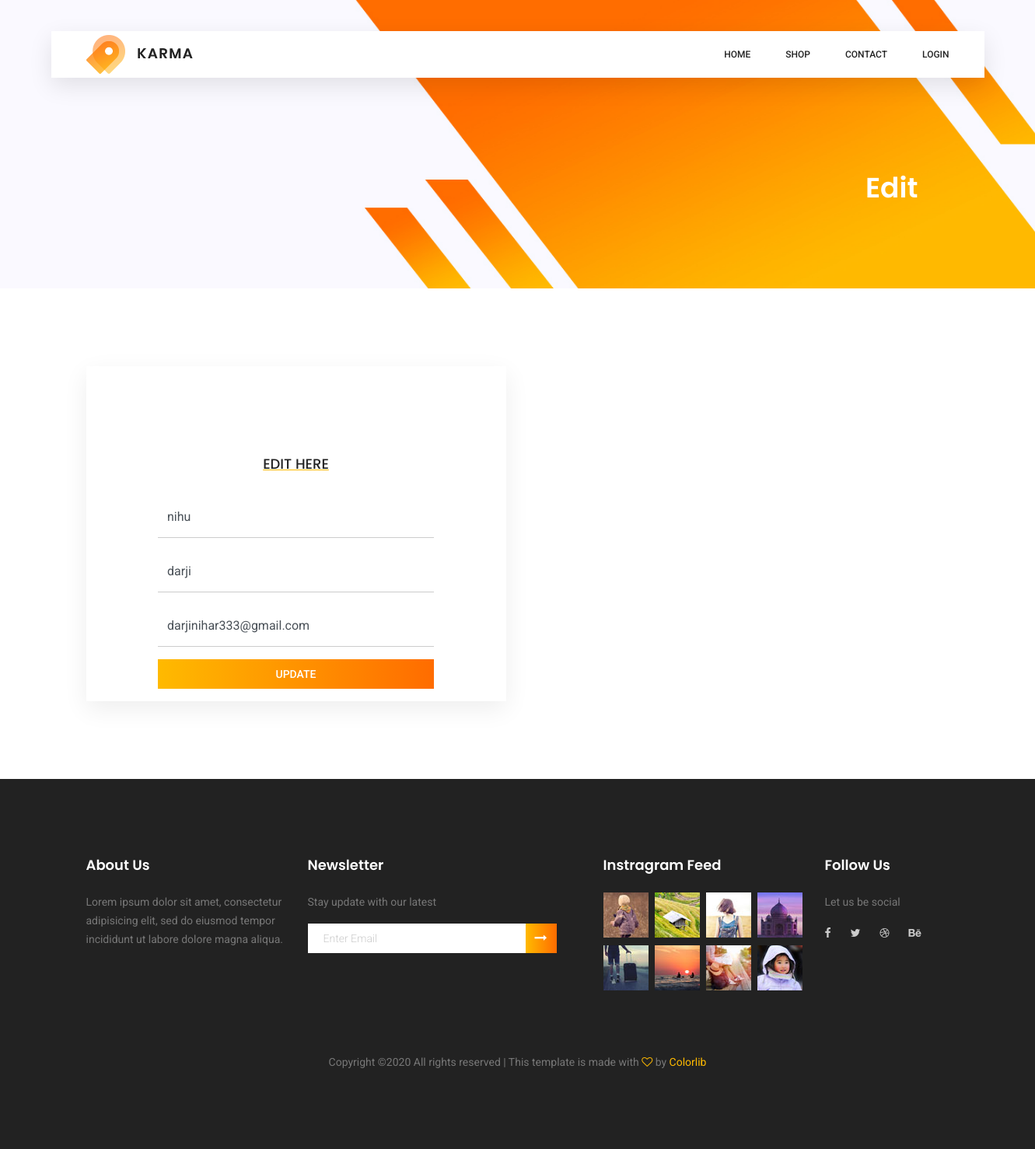
Screenshot of /edit/1 with the database file from the repository.
### karma/models.py (models this page shows)
class Profile(models.Model):
    user=models.ForeignKey(User,on_delete=models.CASCADE)
    mobile_no = models.CharField(max_length=12,null=True)
    alternate_mobile_number = models.CharField(max_length=12,null=True)
    addresses=models.ManyToManyField(Addresses)

### karma/views.py (the view)
# urls.py: path("edit/<str:id>", views.edit, name="edit"),
def edit(request,id):
    profile=Profile.objects.get(id=id)
    address=Addresses.objects.get(id=profile.id)
    return render(request,'edit.html',{'profile':profile,'address':address})

### templates/edit.html (shortened to what this page needs)
{% load static %}
<!DOCTYPE html>
<html lang="zxx" class="no-js">
<head>
	<link rel="stylesheet" href="{% static 'css/linearicons.css' %}">
	<link rel="stylesheet" href="{% static 'css/owl.carousel.css' %}">
	<link rel="stylesheet" href="{% static 'css/themify-icons.css' %}">
	<link rel="stylesheet" href="{% static 'css/font-awesome.min.css' %}">
	<link rel="stylesheet" href="{% static 'css/nice-select.css' %}">
	<link rel="stylesheet" href="{% static 'css/nouislider.min.css' %}">
	<link rel="stylesheet" href="{% static 'css/bootstrap.css' %}">
	<link rel="stylesheet" href="{% static 'css/main.css' %}">
</head>
<body>
	<header class="header_area sticky-header">
		<div class="main_menu">
			<nav class="navbar navbar-expand-lg navbar-light main_box">
				<div class="container">
					<a class="navbar-brand logo_h" href="/"><img src="{% static 'img/logo.png' %}" alt=""></a>
					<div class="collapse navbar-collapse offset" id="navbarSupportedContent">
						<ul class="nav navbar-nav menu_nav ml-auto">
							<li class="nav-item"><a class="nav-link" href="/">Home</a></li>
							<li class="nav-item submenu dropdown">
								<a href="#" class="nav-link dropdown-toggle" data-toggle="dropdown" role="button" aria-haspopup="true"
								 aria-expanded="false">Shop</a>
							</li>
							<li class="nav-item"><a class="nav-link" href="../contact">Contact</a></li>
							{% if user.is_authenticated %}
							<li class="nav-item"><a class="nav-link" href="../profile/{{user.id }}">Hello, {{user}}</a></li>
							<li class="nav-item"><a class="nav-link" href="../logout">Logout</a></li>
							{% else %}
							<li class="nav-item submenu dropdown">
								<a href="login" class="nav-link dropdown-toggle" data-toggle="dropdown" role="button" aria-haspopup="true"
								 aria-expanded="false">Login</a>
							</li>
							{% endif %}
						</ul>
					</div>
				</div>
			</nav>
		</div>
	</header>
	<section class="banner-area organic-breadcrumb">
		<div class="container">
			<div class="breadcrumb-banner d-flex flex-wrap align-items-center justify-content-end">
				<div class="col-first">
					<h1>Edit</h1>
				</div>
			</div>
		</div>
	</section>
	<section class="login_box_area section_gap">
		<div class="container">
			<div class="row">
				<div class="col-lg-6">
					<div class="login_form_inner">
						<u><h3>Edit Here</h3></u>
						<form class="row login_form" action="../update/{{profile.user.id}}" method="post" id="contactForm" novalidate="novalidate">
							<div class="col-md-12 form-group">
								<input type="text" class="form-control" id="first_name" name="first_name" value="{{profile.user.first_name}}" placeholder="First name" onfocus="this.placeholder = ''" onblur="this.placeholder = 'Firstname'">
							</div>
							<div class="col-md-12 form-group">
								<input type="text" class="form-control" id="last_name" name="last_name" value="{{profile.user.last_name}}" placeholder="Last name" onfocus="this.placeholder = ''" onblur="this.placeholder = 'Lastname'">
							</div>
							<div class="col-md-12 form-group">
								<input type="email" class="form-control" id="email" name="email" value="{{profile.user.email}}"  placeholder="Email" onfocus="this.placeholder = ''" onblur="this.placeholder = 'Email'">
							</div>
							<div class="col-md-12 form-group">
								<button type="submit"  class="primary-btn">Update</button>
							</div>
						</form>
					</div>
				</div>
			</div>
		</div>
	</section>
	<footer class="footer-area section_gap">
		<div class="container">
			<div class="row">
				<div class="col-lg-3  col-md-6 col-sm-6">
					<div class="single-footer-widget">
						<h6>About Us</h6>
						<p>
							Lorem ipsum dolor sit amet, consectetur adipisicing elit, sed do eiusmod tempor incididunt ut labore dolore
							magna aliqua.
						</p>
					</div>
				</div>
				<div class="col-lg-4  col-md-6 col-sm-6">
					<div class="single-footer-widget">
						<h6>Newsletter</h6>
						<p>Stay update with our latest</p>
						<div class="" id="mc_embed_signup">
							<form target="_blank" novalidate="true" action="https://spondonit.us12.list-manage.com/subscribe/post?u=1462626880ade1ac87bd9c93a&amp;id=92a4423d01"
							 method="get" class="form-inline">
								<div class="d-flex flex-row">
									<input class="form-control" name="EMAIL" placeholder="Enter Email" onfocus="this.placeholder = ''" onblur="this.placeholder = 'Enter Email '"
									 required="" type="email">
									<button class="click-btn btn btn-default"><i class="fa fa-long-arrow-right" aria-hidden="true"></i></button>
								</div>
							</form>
						</div>
					</div>
				</div>
				<div class="col-lg-3  col-md-6 col-sm-6">
					<div class="single-footer-widget mail-chimp">
						<h6 class="mb-20">Instragram Feed</h6>
						<ul class="instafeed d-flex flex-wrap">
							<li><img src="{% static 'img/i1.jpg' %}" alt=""></li>
							<li><img src="{% static 'img/i2.jpg' %}" alt=""></li>
							<li><img src="{% static 'img/i3.jpg' %}" alt=""></li>
							<li><img src="{% static 'img/i4.jpg' %}" alt=""></li>
							<li><img src="{% static 'img/i5.jpg' %}" alt=""></li>
							<li><img src="{% static 'img/i6.jpg' %}" alt=""></li>
							<li><img src="{% static 'img/i7.jpg' %}" alt=""></li>
							<li><img src="{% static 'img/i8.jpg' %}" alt=""></li>
						</ul>
					</div>
				</div>
				<div class="col-lg-2 col-md-6 col-sm-6">
					<div class="single-footer-widget">
						<h6>Follow Us</h6>
						<p>Let us be social</p>
						<div class="footer-social d-flex align-items-center">
							<a href="#"><i class="fa fa-facebook"></i></a>
							<a href="#"><i class="fa fa-twitter"></i></a>
							<a href="#"><i class="fa fa-dribbble"></i></a>
							<a href="#"><i class="fa fa-behance"></i></a>
						</div>
					</div>
				</div>
			</div>
			<div class="footer-bottom d-flex justify-content-center align-items-center flex-wrap">
				<p class="footer-text m-0">
Copyright &copy;<script>document.write(new Date().getFullYear());</script> All rights reserved | This template is made with <i class="fa fa-heart-o" aria-hidden="true"></i> by <a href="https://colorlib.com" target="_blank">Colorlib</a>
</p>
			</div>
		</div>
	</footer>
</body>
</html>

### rows the page displays
Profile: first_name "nihu", last_name "darji", email "darjinihar333@gmail.com"
